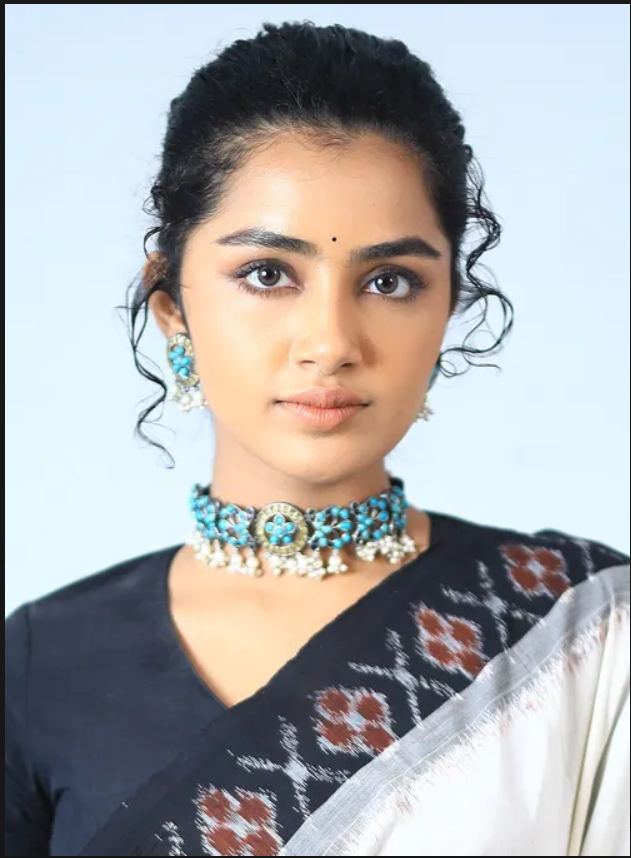
#> input picture ai-engine/input/reference.jpg, 631 x 858 px
$ python -i graphite_quality.py   (imports and definitions only)
#> lines starting #> are read from the running program, lines starting #| are printed output that depends on the picture
#> further down, picture is the input picture: PIL image 631x858 RGBA; mean R, G, B, A 171.4, 171.9, 173.4, 255
"""
LOOMIS AI
MEMBER 2 - GRAPHITE QUALITY ENGINE
M2.2

Adds natural graphite/pencil characteristics to deterministic
construction geometry without modifying the underlying geometry.

This module is intentionally independent from Member 1.
"""

from __future__ import annotations

import math
import random
from dataclasses import dataclass
from typing import Iterable, List, Sequence, Tuple

from PIL import Image, ImageDraw, ImageFilter


Point = Tuple[float, float]


@dataclass
class GraphiteStyle:
    """
    Controls the visual character of the pencil.
    """

    # Main graphite darkness
    dark: Tuple[int, int, int] = (55, 54, 51)

    # Medium construction graphite
    medium: Tuple[int, int, int] = (90, 88, 84)

    # Light construction graphite
    light: Tuple[int, int, int] = (145, 142, 136)

    # Very light exploratory marks
    ghost: Tuple[int, int, int] = (190, 187, 181)

    # Base stroke width
    width: float = 1.15

    # Randomness of the hand
    wobble: float = 0.55

    # Number of graphite passes
    passes: int = 3

    # Paper grain strength
    grain_strength: int = 7


class GraphiteQualityEngine:
    """
    Pencil/graphite rendering layer.

    The important design principle is:

        geometry remains exact
        visual appearance becomes organic
    """

    def __init__(
        self,
        image: Image.Image,
        seed: int = 42,
        style: GraphiteStyle | None = None,
    ):
#> called with seed = 42
        self.image = image.convert("RGB")
        self.draw = ImageDraw.Draw(self.image)
        self.random = random.Random(seed)
        self.style = style or GraphiteStyle()

    # ---------------------------------------------------------
    # RANDOM HELPERS
    # ---------------------------------------------------------

    def _noise(self, amount: float) -> float:
        return self.random.uniform(-amount, amount)

    def _clamp(self, value: float, minimum: float, maximum: float) -> float:
        return max(minimum, min(maximum, value))

    # ---------------------------------------------------------
    # POINT PROCESSING
    # ---------------------------------------------------------

    # [363 lines left out: functions _jitter_point, _jitter_path, _graphite_color, pencil_stroke, _add_stroke_texture, construction_stroke and 4 more, not called in this run]

    # ---------------------------------------------------------
    # PAPER GRAIN
    # ---------------------------------------------------------

    def add_paper_grain(
        self,
        strength: int | None = None,
    ) -> Image.Image:

        strength = (
            self.style.grain_strength
            if strength is None
            else strength
        )

        width, height = self.image.size
#> width = 631; height = 858

        grain = Image.new(
            "RGB",
            (width, height),
            (247, 246, 242),
        )
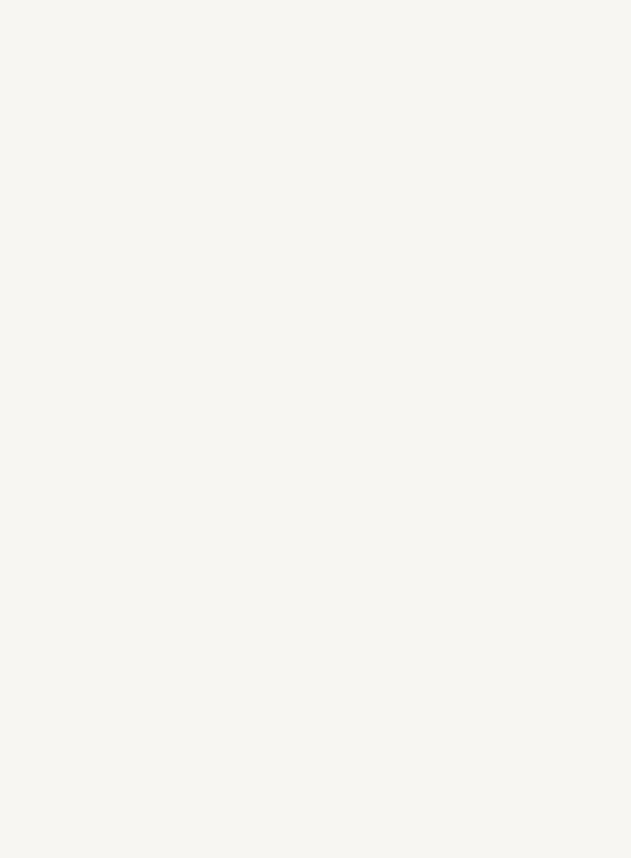
#> grain: PIL image 631x858 RGB; mean R, G, B 247, 246, 242

        grain_draw = ImageDraw.Draw(grain)

        # Sparse microscopic graphite/paper variation.
        sample_count = int(
            width * height * 0.006
        )
#> sample_count = 3248

        for _ in range(sample_count):

            x = self.random.randrange(width)
            y = self.random.randrange(height)

            value = self.random.randint(
                235,
                252,
            )

            grain_draw.point(
                (x, y),
                fill=(value, value, value),
            )

        grain = grain.filter(
            ImageFilter.GaussianBlur(0.25)
        )

        # Very subtle blend.
        self.image = Image.blend(
            self.image,
            grain,
            strength / 100.0,
        )

        self.draw = ImageDraw.Draw(
            self.image
        )

        return self.image

    # ---------------------------------------------------------
    # GRAPHITE DUST
    # ---------------------------------------------------------

    # [65 lines left out: functions add_graphite_dust, finalize, not called in this run]

>>> from PIL import Image
>>> picture = Image.open('../input/reference.jpg')
>>> result = GraphiteQualityEngine(picture).add_paper_grain()
